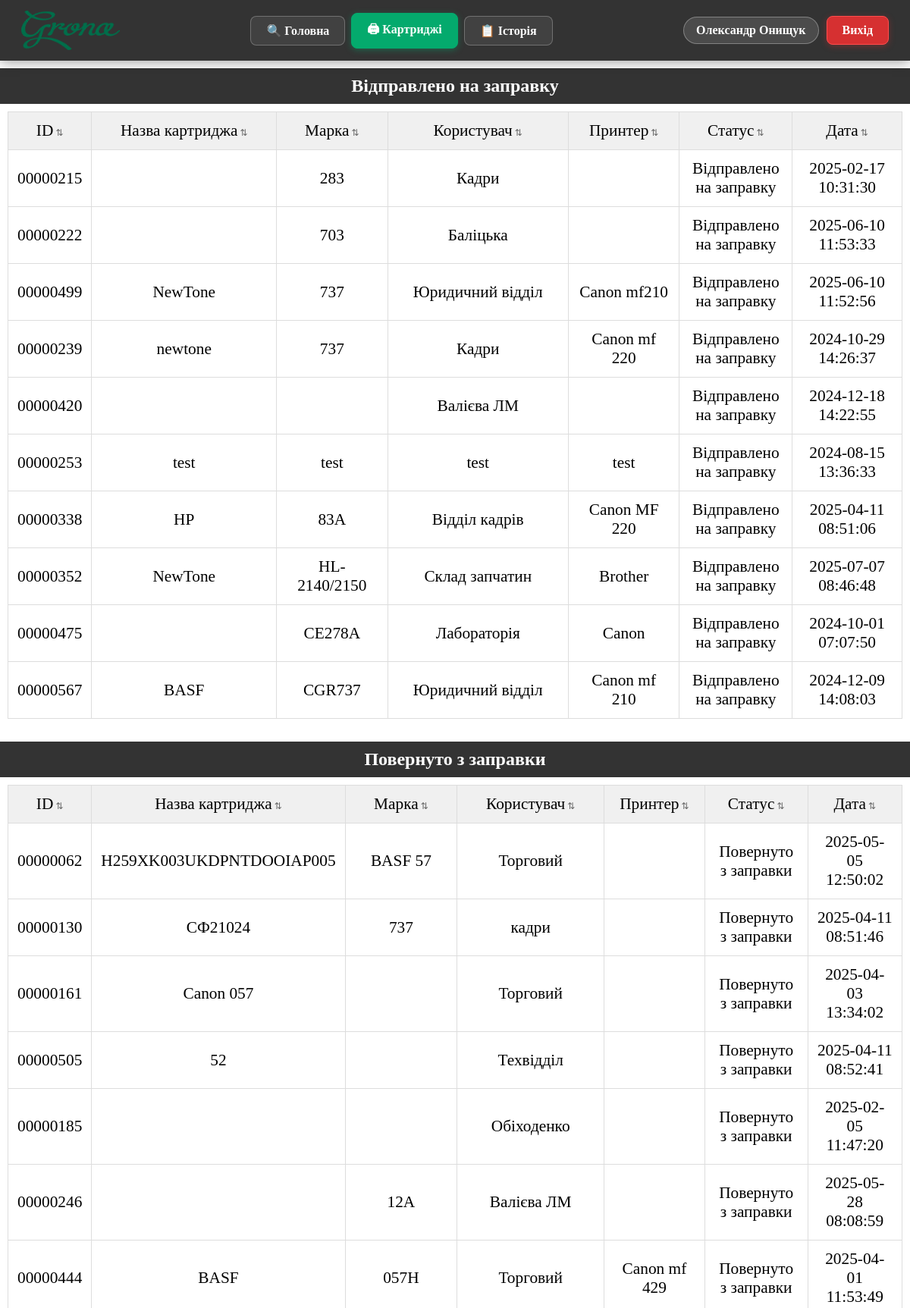
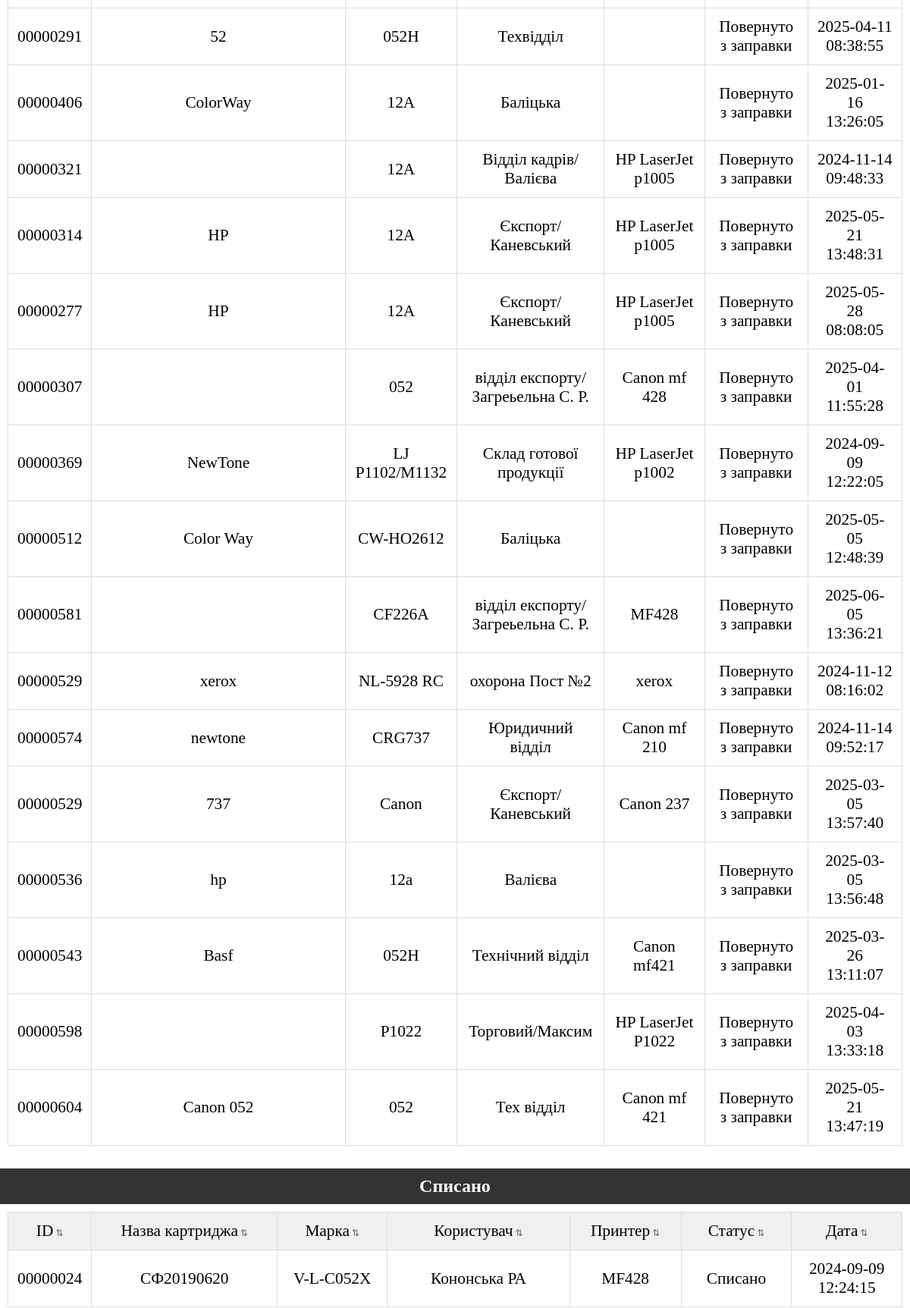
/catrige.php (signed in, upper part), run on the app's committed database (2 pictures, top to bottom).
### tables this page shows
CREATE TABLE `catriges` (
  `id` int(11) NOT NULL,
  `barcode` varchar(20) DEFAULT NULL,
  `name_catrige` varchar(256) DEFAULT NULL,
  `mark` varchar(256) DEFAULT NULL,
  `user` varchar(256) DEFAULT NULL,
  `printer` varchar(256) DEFAULT NULL,
  `status_catrige` varchar(256) DEFAULT NULL,
  `date_time` timestamp NOT NULL DEFAULT current_timestamp() ON UPDATE current_timestamp(),
  `user_id` int(11) DEFAULT NULL
);

### catrige.php (the view, shortened to what this page needs)
<?php
    include('header.php');
?>
<main class="home">
    <?php
        function status_catrige($status, $mysql)
        {
            echo "
                <h2>".$status."</h2>
                <div class='table-responsive'>
                <table>
                <thead>
                    <tr>
                        <td width='100px'>ID</td>
                        <td width='250px'>Назва картриджа</td>
                        <td width='150px'>Марка</td>
                        <td width='250px'>Користувач</td>
                        <td width='150px'>Принтер</td>
                        <td width='150px'>Статус</td>
                        <td width='150px'>Дата</td>
                    </tr>
                </thead>
                <tbody>
            ";
            $sql = "SELECT * FROM catriges where status_catrige = '".$status."'";
            $result = mysqli_query($mysql, $sql);
            while($row = mysqli_fetch_assoc($result))
            {
                echo "
                <tr>
                    <td data-label='ID'>".$row['barcode']."</td>
                    <td data-label='Назва картриджа'>".$row['name_catrige']."</td>
                    <td data-label='Марка'>".$row['mark']."</td>
                    <td data-label='Користувач'>".$row['user']."</td>
                    <td data-label='Принтер'>".$row['printer']."</td>
                    <td data-label='Статус'>".$row['status_catrige']."</td>
                    <td data-label='Дата'>".$row['date_time']."</td>
                </tr>
                ";
            }
            echo "
                </tbody>
                </table>
                </div>
            ";
        }
        status_catrige('Відправлено на заправку', $mysql);
        status_catrige('Повернуто з заправки', $mysql);
        status_catrige('Списано', $mysql);
    ?>
</main>
<?php
    include('footer.php');
?>

### css/style.css (style rules this page uses)
* { margin: 0; padding: 0; box-sizing: border-box; }
.home div { margin: 10px; }
.home table { width: 100%; border-collapse: collapse; }
.home tr { border: 1px solid gray; font-size: 16pt; text-align: left; }
.home thead tr { background-color: #F1F1F1; }
.home td { padding: 12px; text-align: center; }
.home h2 { text-align: center; margin: 10px 0 0 0; padding: 10px; background-color: #333333; color: #ffffff; }

### catrige.php (style rules this page uses)
.table-responsive { max-width: 100%; overflow-x: auto; margin: 0 auto; }
table { width: 95%; margin: 0 auto 20px auto; font-size: 14px; border-collapse: collapse; }
td, th { padding: 6px 8px; border: 1px solid #ddd; }
thead td.sortable-th, thead th.sortable-th { background-color: #f0f0f0; position: relative; transition: background 0.2s; }

### data on the page
catriges: barcode "00000215", mark "283", user "Кадри", status_catrige "Відправлено на заправку", date_time "2025-02-17 10:31:30"
catriges: barcode "00000222", mark "703", user "Баліцька", status_catrige "Відправлено на заправку", date_time "2025-06-10 11:53:33"
catriges: barcode "00000499", name_catrige "NewTone", mark "737", user "Юридичний відділ", printer "Canon mf210", status_catrige "Відправлено на заправку", date_time "2025-06-10 11:52:56"
catriges: barcode "00000239", name_catrige "newtone", mark "737", user "Кадри", printer "Canon mf 220", status_catrige "Відправлено на заправку", date_time "2024-10-29 14:26:37"
catriges: barcode "00000420", user "Валієва ЛМ", status_catrige "Відправлено на заправку", date_time "2024-12-18 14:22:55"
catriges: barcode "00000253", name_catrige "test", mark "test", user "test", printer "test", status_catrige "Відправлено на заправку", date_time "2024-08-15 13:36:33"
catriges: barcode "00000338", name_catrige "HP", mark "83A", user "Відділ кадрів", printer "Canon MF 220", status_catrige "Відправлено на заправку", date_time "2025-04-11 08:51:06"
catriges: barcode "00000352", name_catrige "NewTone", mark "HL-2140/2150", user "Склад запчатин", printer "Brother", status_catrige "Відправлено на заправку", date_time "2025-07-07 08:46:48"
catriges: barcode "00000475", mark "CE278A", user "Лабораторія", printer "Canon", status_catrige "Відправлено на заправку", date_time "2024-10-01 07:07:50"
catriges: barcode "00000567", name_catrige "BASF", mark "CGR737", user "Юридичний відділ", printer "Canon mf 210", status_catrige "Відправлено на заправку", date_time "2024-12-09 14:08:03"
catriges: barcode "00000062", name_catrige "H259XK003UKDPNTDOOIAP005", mark "BASF 57", user "Торговий", status_catrige "Повернуто з заправки", date_time "2025-05-05 12:50:02"
catriges: barcode "00000130", name_catrige "СФ21024", mark "737", user "кадри", status_catrige "Повернуто з заправки", date_time "2025-04-11 08:51:46"
catriges: barcode "00000161", name_catrige "Canon 057", user "Торговий", status_catrige "Повернуто з заправки", date_time "2025-04-03 13:34:02"
catriges: barcode "00000505", name_catrige "52", user "Техвідділ", status_catrige "Повернуто з заправки", date_time "2025-04-11 08:52:41"
catriges: barcode "00000185", user "Обіходенко", status_catrige "Повернуто з заправки", date_time "2025-02-05 11:47:20"
catriges: barcode "00000246", mark "12A", user "Валієва ЛМ", status_catrige "Повернуто з заправки", date_time "2025-05-28 08:08:59"
catriges: barcode "00000444", name_catrige "BASF", mark "057H", user "Торговий", printer "Canon mf 429", status_catrige "Повернуто з заправки", date_time "2025-04-01 11:53:49"
catriges: barcode "00000291", name_catrige "52", mark "052Н", user "Техвідділ", status_catrige "Повернуто з заправки", date_time "2025-04-11 08:38:55"
catriges: barcode "00000406", name_catrige "ColorWay", mark "12A", user "Баліцька", status_catrige "Повернуто з заправки", date_time "2025-01-16 13:26:05"
catriges: barcode "00000321", mark "12A", user "Відділ кадрів/Валієва", printer "HP LaserJet p1005", status_catrige "Повернуто з заправки", date_time "2024-11-14 09:48:33"
catriges: barcode "00000314", name_catrige "HP", mark "12A", user "Єкспорт/Каневський", printer "HP LaserJet p1005", status_catrige "Повернуто з заправки", date_time "2025-05-21 13:48:31"
catriges: barcode "00000277", name_catrige "HP", mark "12A", user "Єкспорт/Каневський", printer "HP LaserJet p1005", status_catrige "Повернуто з заправки", date_time "2025-05-28 08:08:05"
catriges: barcode "00000307", mark "052", user "відділ експорту/Загреьельна С. Р.", printer "Canon mf 428", status_catrige "Повернуто з заправки", date_time "2025-04-01 11:55:28"
catriges: barcode "00000369", name_catrige "NewTone", mark "LJ P1102/M1132", user "Склад готової продукції", printer "HP LaserJet p1002", status_catrige "Повернуто з заправки", date_time "2024-09-09 12:22:05"
catriges: barcode "00000512", name_catrige "Color Way", mark "CW-HO2612", user "Баліцька", status_catrige "Повернуто з заправки", date_time "2025-05-05 12:48:39"
catriges: barcode "00000581", mark "CF226A", user "відділ експорту/Загреьельна С. Р.", printer "MF428", status_catrige "Повернуто з заправки", date_time "2025-06-05 13:36:21"
catriges: barcode "00000529", name_catrige "xerox", mark "NL-5928 RC", user "охорона Пост №2", printer "xerox", status_catrige "Повернуто з заправки", date_time "2024-11-12 08:16:02"
catriges: barcode "00000574", name_catrige "newtone", mark "CRG737", user "Юридичний відділ", printer "Canon mf 210", status_catrige "Повернуто з заправки", date_time "2024-11-14 09:52:17"
catriges: barcode "00000529", name_catrige "737", mark "Canon", user "Єкспорт/Каневський", printer "Canon 237", status_catrige "Повернуто з заправки", date_time "2025-03-05 13:57:40"
catriges: barcode "00000536", name_catrige "hp", mark "12a", user "Валієва", status_catrige "Повернуто з заправки", date_time "2025-03-05 13:56:48"
catriges: barcode "00000543", name_catrige "Basf", mark "052H", user "Технічний відділ", printer "Canon mf421", status_catrige "Повернуто з заправки", date_time "2025-03-26 13:11:07"
catriges: barcode "00000598", mark "P1022", user "Торговий/Максим", printer "HP LaserJet P1022", status_catrige "Повернуто з заправки", date_time "2025-04-03 13:33:18"
catriges: barcode "00000604", name_catrige "Canon 052", mark "052", user "Тех відділ", printer "Canon mf 421", status_catrige "Повернуто з заправки", date_time "2025-05-21 13:47:19"
catriges: barcode "00000024", name_catrige "СФ20190620", mark "V-L-C052X", user "Кононська РА", printer "MF428", status_catrige "Списано", date_time "2024-09-09 12:24:15"

### other printed values
$_SESSION['FNAME'] . ' ' . $_SESSION['LNAME'] "Олександр Онищук"
$status "Відправлено на заправку Повернуто з заправки Списано"
